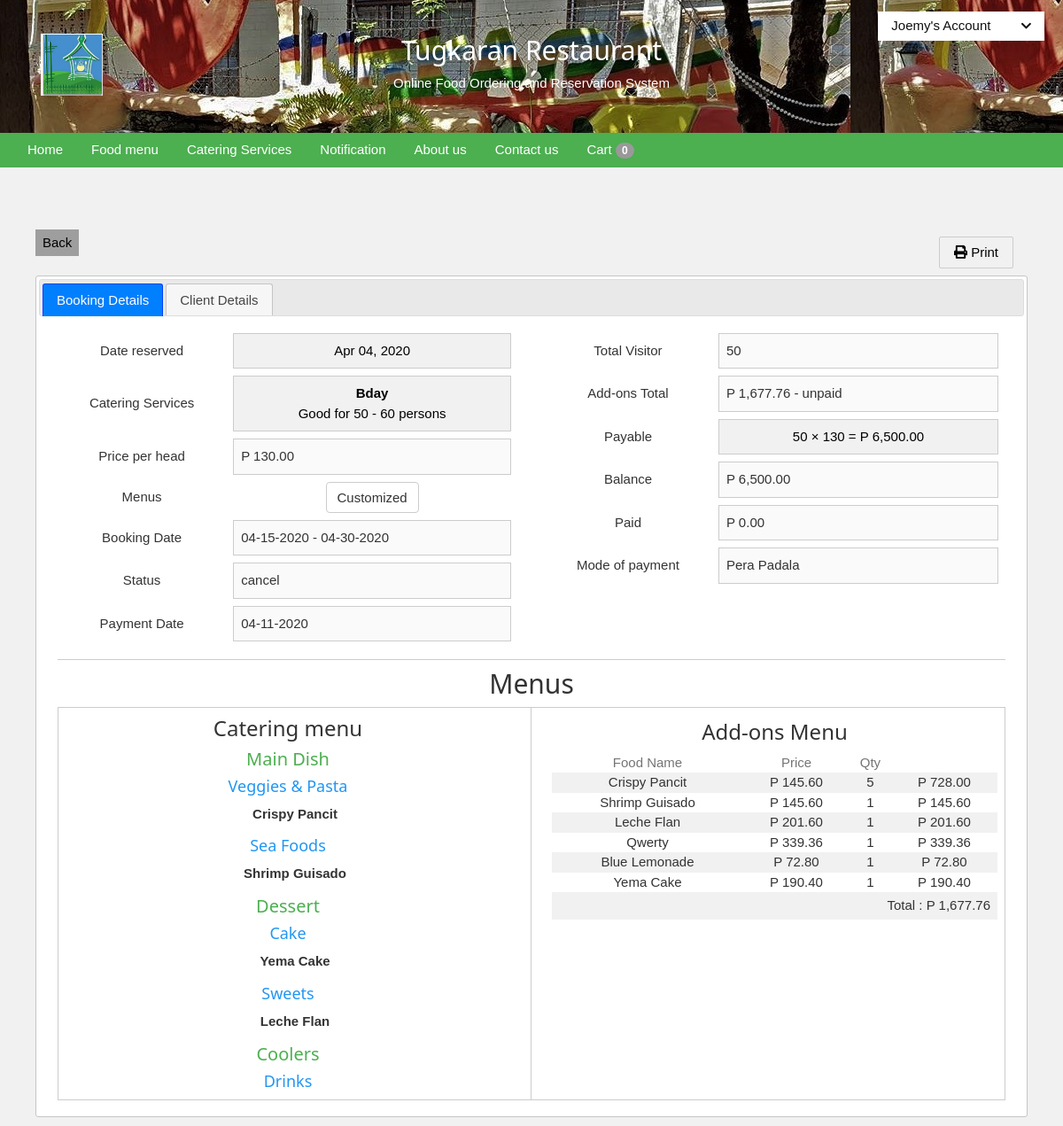
/reservation_view.php?id=1 (signed in), run on the app's committed database.
### tables this page shows
CREATE TABLE `users` (
  `id` int(122) NOT NULL,
  `firstname` text NOT NULL,
  `lastname` text NOT NULL,
  `gender` text NOT NULL,
  `address` varchar(112) NOT NULL,
  `contact` varchar(12) NOT NULL,
  `dateadded` date NOT NULL,
  `email` varchar(122) NOT NULL,
  `username` varchar(122) NOT NULL,
  `password` varchar(122) NOT NULL,
  `token` varchar(122) NOT NULL
);

CREATE TABLE `reservation` (
  `rid` int(122) NOT NULL,
  `cater_id` int(11) NOT NULL,
  `cu_id` int(122) NOT NULL,
  `cu_first` text NOT NULL,
  `cu_last` text NOT NULL,
  `cu_add` varchar(122) NOT NULL,
  `cu_mail` varchar(122) NOT NULL,
  `cu_phone` varchar(122) NOT NULL,
  `r_date_from` date NOT NULL,
  `r_date_to` date NOT NULL,
  `mode_of_payment` varchar(122) NOT NULL,
  `date_reserved` date NOT NULL,
  `total_visitor` varchar(122) NOT NULL,
  `payable` decimal(10,0) NOT NULL,
  `balance` decimal(10,0) NOT NULL,
  `downpayment` int(122) NOT NULL,
  `add_ons_ment` float NOT NULL,
  `adOn_mis` text NOT NULL,
  `r_status` varchar(122) NOT NULL
);

CREATE TABLE `catering` (
  `cater_id` int(122) NOT NULL,
  `event_name` text NOT NULL,
  `price` int(122) NOT NULL,
  `PMin` int(122) NOT NULL,
  `PMax` int(122) NOT NULL
);

CREATE TABLE `category` (
  `cat_id` int(122) NOT NULL,
  `cat_name` text NOT NULL
);

CREATE TABLE `food_type` (
  `type_id` int(100) NOT NULL,
  `cat_id` int(11) NOT NULL,
  `type_name` text NOT NULL
);

CREATE TABLE `food_menu` (
  `food_id` int(100) NOT NULL,
  `catid` int(11) NOT NULL,
  `type_id` int(11) NOT NULL,
  `food_name` varchar(122) NOT NULL,
  `price` float NOT NULL,
  `photo` varchar(100) NOT NULL,
  `descrip` varchar(100) NOT NULL
);

CREATE TABLE `add_ons` (
  `a_id` int(122) NOT NULL,
  `r_id` int(122) NOT NULL,
  `food_id` int(122) NOT NULL,
  `food_qty` int(122) NOT NULL
);

### reservation_view.php (the view, shortened to what this page needs)
<?php
include "includes/connect.php";
?>
<!DOCTYPE html>
<html>
<head>
  <?php include 'includes/links.php'; ?>
  <link rel="stylesheet" href="stylesheet/style0.css">
  <link rel="stylesheet" type="text/css" href="includes/icon/css/all.min.css">
  <link rel="stylesheet" type="text/css" href="admin/css/w3.css">
</head>
<body class="w3-light-grey">
<?php include 'includes/header.php';
?>
<div class="container w3-light-grey w3-center containersssss">
  <div class="row" style="margin:10px;margin-top:50px">
    <button class="w3-btn w3-padding-small w3-grey w3-left" onclick="window.history.back()">Back</button>
    <?php
            if (isset($_GET['id'])) {
          ?>
          <div class="w3-padding" style="text-align:right">
            <button class="w3-btn w3-light-grey w3-border w3-round-small print_btn w3-ripple"><i class="fas fa-print"></i> Print</button>
          </div>
          <div id="printArea">
          <div id="tabs">
          <ul>
            <li><a href="#tabs-1">Booking Details</a></li>
            <li><a href="#tabs-2">Client Details</a></li>
          </ul>
          <div id="tabs-1">
            <div class="row">
              <?php
              $rid = $_GET['id'];
              $q = mysqli_query($conn,"SELECT * FROM reservation where rid = '".$_GET['id']."' ");
              $qq = mysqli_fetch_array($q);
              $w = mysqli_query($conn,"SELECT * FROM catering where cater_id = '".$qq['cater_id']."' ");
              $ww = mysqli_fetch_array($w);
              $e = mysqli_query($conn,"SELECT * FROM custom_r where r_id = '".$qq['rid']."' ");
              $d = mysqli_query($conn,"SELECT add_ons.food_qty, add_ons.food_id, food_menu.food_name, food_menu.price from add_ons inner join food_menu where add_ons.r_id='$rid' and add_ons.food_id=food_menu.food_id ");
              $o=0;
                while ($dd = mysqli_fetch_array($d)) {
                  $o += $dd['food_qty'] * $dd['price'];
                }
              ?>
              <div class="col-md-6">
                <div class="table-responsive">
                  <table>
                    <tr>
                      <td class="w3-padding-small">Date reserved</td>
                      <td class="w3-padding-small">
                        <div class="w3-input w3-border w3-light-grey w3-center"><?php echo date("M d, Y", strtotime($qq['date_reserved'])) ?>
                        </div>
                      </td>
                    </tr>
                     <tr>
                      <td class="w3-padding-small">Catering Services</td>
                      <td class="w3-padding-small">
                        <div class="w3-input w3-border w3-light-grey w3-center" style="resize: none;height:auto;"><b><?php echo $ww['event_name'] ?></b> <br>
                        Good for <?php echo $ww['PMin'] ?> - <?php echo $ww['PMax'] ?> persons</div>
                      </td>
                    </tr>
                    <tr>
                      <td class="w3-padding-small">Price per head</td>
                      <td class="w3-padding-small">
                        <input type="text" class="w3-input w3-border" disabled value="P <?php echo number_format($ww['price'],2) ?>">
                      </td>
                    </tr>
                    <tr>
                      <td class="w3-padding-small">Menus</td>
                      <td class="w3-padding-small">
                        <?php
                        if (mysqli_num_rows($e) > 0) { ?>
                        <a href="#m">
                          <button class="btn btn-default">Customized</button>
                        </a>
                         <?php
                        } else { ?>
                          <a href="#m">
                            <button class="btn btn-default">Not Customize</button>
                          </a>
                        <?php
                        }
                        ?>
                      </td>
                    </tr>
                    <tr>
                      <td class="w3-padding-small">Booking Date</td>
                      <td class="w3-padding-small">
                        <input type="text" class="w3-input w3-border" disabled value="<?php echo date("m-d-Y", strtotime($qq['r_date_from'])) ?> - <?php echo date("m-d-Y", strtotime($qq['r_date_to'])) ?>">
                      </td>
                    </tr>
                    <tr>
                      <td class="w3-padding-small">Status</td>
                      <td class="w3-padding-small">
                        <input type="text" class="w3-input w3-border" disabled value="<?php echo $qq['r_status'] ?>">
                      </td>
                    </tr>
                    <tr>
                      <td class="w3-padding-small">Payment Date</td>
                      <td class="w3-padding-small">
                        <input type="text" class="w3-input w3-border" disabled value="<?php echo date("m-d-Y", strtotime($qq['r_date_from'].'- 4 days')) ?>">
                      </td>
                    </tr>
                  </table>
                </div>
              </div>
              <div class="col-md-6">
                <div class="table-responsive">
                  <table>
                     <tr>
                      <td class="w3-padding-small">Total Visitor</td>
                      <td class="w3-padding-small">
                        <input type="text" class="w3-input w3-border" disabled value="<?php echo $qq['total_visitor'] ?>">
                      </td>
                    </tr>
                    <tr>
                      <td class="w3-padding-small"><a href="#m">Add-ons Total</a></td>
                      <td class="w3-padding-small">
                        <?php
                        if (mysqli_num_rows($d) > 0) { ?>
                          <input type="text" class="w3-input w3-border" disabled value="P <?php echo number_format($o,2).' - '. $qq['adOn_mis']?>">
                        <?php
                        } else { ?>
                          <input type="text" class="w3-input w3-border" disabled value="No add-ons">
                        <?php
                        }
                        ?>
                      </td>
                    </tr>
                    <tr>
                      <td class="w3-padding-small">Payable</td>
                      <td class="w3-padding-small">
                        <div  class="w3-input w3-border w3-border w3-light-grey">
                        <?php
                          if ($qq['balance'] == '0') { ?>
                            <?php echo $qq['total_visitor'].' &times; '.$ww['price'].' = P '. number_format($qq['payable'],2) ?> Fully Paid
                          <?php
                          } else {
                            echo $qq['total_visitor'].' &times; '.$ww['price'].' = P '. number_format($qq['payable'],2);
                          }
                        ?>
                      </div>
                      </td>
                    </tr>
                    <tr>
                      <td class="w3-padding-small">Balance</td>
                      <td class="w3-padding-small">
                        <input type="text" class="w3-input w3-border" disabled value="P <?php echo number_format($qq['balance'],2) ?>">
                      </td>
                    </tr>
                    <tr>
                      <td class="w3-padding-small">Paid</td>
                      <td class="w3-padding-small">
                        <input type="text" class="w3-input w3-border" disabled value="P <?php echo number_format($qq['downpayment'],2) ?>">
                      </td>
                    </tr>
                    <tr>
                      <td class="w3-padding-small">Mode of payment</td>
                      <td class="w3-padding-small">
                        <input type="text" class="w3-input w3-border" disabled value="<?php echo $qq['mode_of_payment'] ?>">
                      </td>
                    </tr>
                  </table>
                </div>
              </div>
            </div>
            <div class="row">
              <div class="col-md-12">
                <div class="w3-margin-top w3-center w3-border-top">
                  <h2>Menus</h2>
                  <div class="w3-border" id="m">
                    <div class="row">
                      <div class="col-md-6 w3-border-right">
                        <div>
                          <h3>Catering menu</h3>
                           <?php
                          $q = mysqli_query($conn,"SELECT * FROM category ");
                          while ($qq = mysqli_fetch_array($q)) {
                            echo "<h4 class='w3-text-green'>".$qq['cat_name']."</h4>";
                            $w = mysqli_query($conn,"SELECT * FROM food_type where cat_id = '".$qq['cat_id']."' ");
                            while ($ww = mysqli_fetch_array($w)) {
                              echo "<h5 class='w3-text-blue'>".$ww['type_name']."</h5>";
                              $t = mysqli_query($conn,"SELECT food_menu.food_name FROM food_menu inner join custom_r where food_menu.food_id=custom_r.food_id and type_id = '".$ww['type_id']."' and r_id = '$rid'") or die(mysqli_error($conn));
                              if (mysqli_num_rows($t) > 0) {
                                while ($tt = mysqli_fetch_array($t)) { ?>
                                    <label class="w3-margin-left">
                                      <?php echo $tt['food_name'] ?>
                                    </label> <br>
                                  <?php
                                }
                              }
                            }
                          }
                        ?>
                        </div>
                      </div>
                      <div class="col-md-6">
                        <div class="w3-padding-small">
                          <h3>Add-ons Menu</h3>
                          <table class="w3-striped">
                            <tr class="w3-text-grey">
                               <td>Food Name</td>
                               <td>Price</td>
                               <td>Qty</td>
                               <td></td>
                             </tr>
                          <?php
                          $d = mysqli_query($conn,"SELECT add_ons.food_qty, add_ons.food_id, food_menu.food_name, food_menu.price from add_ons inner join food_menu where add_ons.r_id='$rid' and add_ons.food_id=food_menu.food_id ");
                          $o=0;
                          if (mysqli_num_rows($d) > 0) {
                            while ($dd = mysqli_fetch_array($d)) {
                              $o += $dd['food_qty'] * $dd['price'];
                             ?>
                             <tr>
                               <td><?php echo $dd['food_name'] ?></td>
                               <td>P <?php echo number_format($dd['price'],2) ?></td>
                               <td><?php echo $dd['food_qty'] ?></td>
                               <td>P <?php echo number_format($dd['price'] * $dd['food_qty'],2 ) ?></td>
                             </tr>
                          <?php
                            }
                            ?>
                            <tr>
                              <td class="w3-padding-small" colspan="4" align="right">Total : P <?php echo number_format($o,2) ?></td>
                            </tr>
                            <?php
                          } else {
                            echo "<tr><td colspan='4' align='center'>No add-ons menu added.</td></tr>";
                          }
                          ?>
                          </table>
                        </div>
                      </div>
                    </div>
                  </div>
                </div>
              </div>
            </div>
          </div>
      </div>
      </div>
      <?php
    }
      ?>
  </div>
</div>
</body>
</html>

### includes/header.php (shortened to what this page needs)
<header class="container-fluid w3-center" style="color:#fff;background-image: url(food_images/others2.jpg); height:150px;padding:30px">
	<div class="w3-right w3-padding accounts" style="position: absolute;top:5px;right:5px;"">
		<ul>
			<?php
			if (isset($_SESSION['id_user'])) {
				$q = mysqli_query($conn,"SELECT * FROM users where id = '".$_SESSION['id_user']."' ");
				$qq = mysqli_fetch_array($q);
				?>
				<li><button id="account"><?php echo $qq['firstname']."'s " ?> Account <i class="fas fa-chevron-down"></i></button>
				</li>
			<?php
			} else { ?>
				<li style="float: left;margin-right:2px;"><a href="login.php"><button>Login</button></a></li>
				<li style="float: left;margin-right:2px;"><a href="signup.php"><button>Sign up</button></a></li>
			<?php
			}
			?>
		</ul>
	</div>
	<div class="w3-left w3-padding">
		<img src="images/logo.png" style="width:70px;height:70px;">
	</div>
	<div class="w3-center" style="width:500px;margin:0 auto;">
		<h2>Tugkaran Restaurant</h2>
		<p>Online Food Ordering and Reservation System</p>
	</div>
</header>
<nav class="container-fluid w3-green" style="margin-bottom:20px">
	<ul class="w3-navbar nav-topp" style="margin:0 auto">
		<li><a href="index.php" class="actives w3-hover-blue">Home</a></li>
		<li><a href="menu.php" class="actives w3-hover-blue">Food menu</a></li>
		<li><a href="services.php" class="actives w3-hover-blue">Catering Services</a></li>
		<?php if (isset($_SESSION['id_user'])) { ?>
		<li><a href="notification.php" class="actives w3-hover-blue">Notification </a></li>
		<?php } ?>
		<li><a href="about-us.php" class="actives w3-hover-blue">About us</a></li>
		<li><a href="contact-us.php" class="actives w3-hover-blue">Contact us</a></li>
		<li><a href="cart.php" class="actives w3-hover-blue">Cart <span class="badge"><?php if (!empty($_SESSION['shopping_cart'])) {echo count($_SESSION['shopping_cart']);} else {echo 0;}?></span></a></li>
	</ul>
</nav>

### stylesheet/style0.css (style rules this page uses)
* { font-family:sans-serif, verdana; box-sizing: border-box; margin:0; padding:0; }
body { background-color:#f3f3f3; }
#account i { font-size:13px; margin-left:10px; }
.containersssss { background-color:#fff; }
a { text-decoration: none; }
.accounts ul { list-style: none; }
.accounts ul li button { width:100%; border:0; padding:5px 15px; background-color:#fff; color:#111; }
.accounts ul li button i { font-size:13px; padding-left:20px; }

### data on the page
users: firstname "Joemy"
reservation: date_reserved "Apr 04, 2020", r_date_from+r_date_to "04-15-2020 - 04-30-2020", r_status "cancel", r_date_from "04-11-2020", total_visitor "50", adOn_mis "P 1,677.76 - unpaid", payable "6,500.00", balance "P 6,500.00", downpayment "P 0.00", mode_of_payment "Pera Padala"
catering: event_name "Bday", PMin "50", PMax "60", price "P 130.00", price "130"
category: cat_name "Main Dish"
food_type: type_name "Veggies & Pasta"
food_menu: food_name "Crispy Pancit"
food_type: type_name "Sea Foods"
food_menu: food_name "Shrimp Guisado"
category: cat_name "Dessert"
food_type: type_name "Cake"
food_menu: food_name "Yema Cake"
food_type: type_name "Sweets"
food_menu: food_name "Leche Flan"
category: cat_name "Coolers"
food_type: type_name "Drinks"
add_ons: food.food_name "Crispy Pancit", food.price "145.60", food_qty "5", $dd['price'] * $dd['food_qty'] "728.00"
add_ons: food.food_name "Shrimp Guisado", food.price "145.60", food_qty "1", $dd['price'] * $dd['food_qty'] "145.60"
add_ons: food.food_name "Leche Flan", food.price "201.60", food_qty "1", $dd['price'] * $dd['food_qty'] "201.60"
add_ons: food.food_name "Qwerty", food.price "339.36", food_qty "1", $dd['price']*$dd['food_qty'] "339.36"
add_ons: food.food_name "Blue Lemonade", food.price "72.80", food_qty "1", $dd['price'] * $dd['food_qty'] "72.80"
add_ons: food.food_name "Yema Cake", food.price "190.40", food_qty "1", $dd['price'] * $dd['food_qty'] "190.40"

### other printed values
$o "1,677.76"
